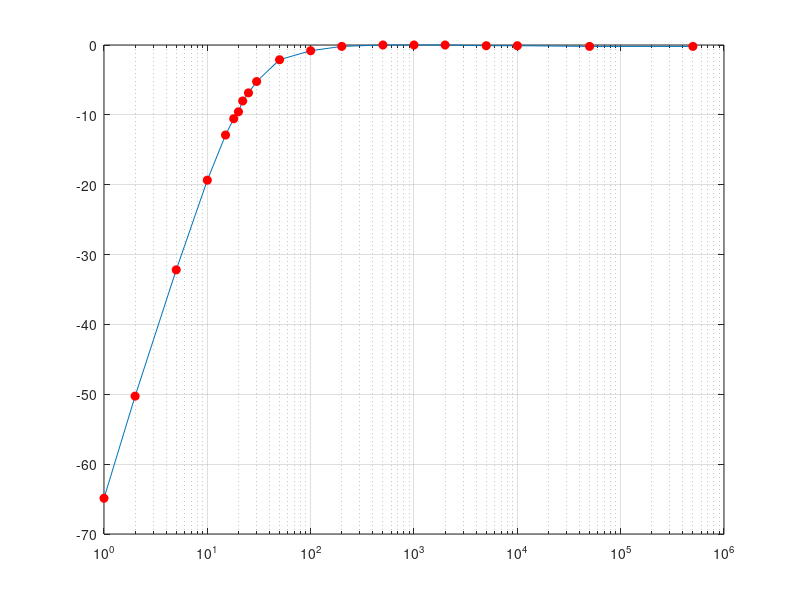
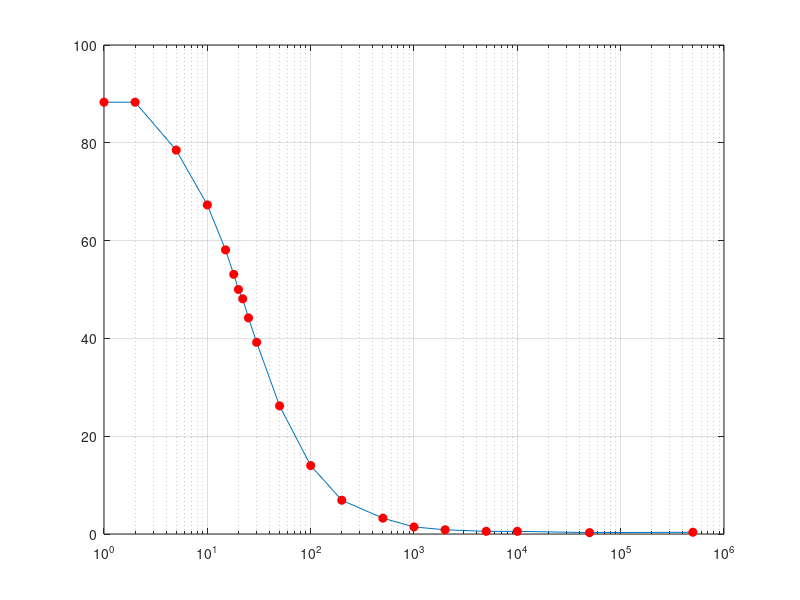

Write MATLAB code to recreate these figures, in order. (Note: this script raises an error after producing the figures.)
% Sallen key ,second order, low pass filter 
close all
clear
clc

set(0,'DefaultFigureWindowStyle','docked');
% dati sperimentali
ampiezza_in=0.1.*[2,2,2,2,2,2,2,2,2,2,2,2,2,2,2,2,2,2,2,2];
ampiezza_out=0.001.*[7.8,16.2,40,76,105,118,124,134,142,154,180,192,198,200,200,200,199,199,198,198];
fase_deg=[88.3,88.3,78.5,67.3,58.1,53.1,50,48.1,44.2,39.2,26.2,14,6.91,3.24,1.44,0.864,0.540,0.540,0.288,0.359]
fase_rad= fase_deg*(pi/180);
frequenza=[1,2,5,10,15,18,20,22,25,30,50,100,200,500,1e3,2e3,5e3,1e4,5e4,5e5];
% length(ampiezza_out)
% length(ampiezza_in)
% length(frequenza)
length(fase_deg)
figure (100)
semilogx(frequenza,20*log(ampiezza_out./ampiezza_in),'o-','MarkerFaceColor','r','MarkerEdgeColor','r')
grid on
figure(101)
semilogx(frequenza,fase_deg,'o-','MarkerFaceColor','r','MarkerEdgeColor','r')
grid on

%%

% parametri
R=82e3
C=100e-9
tau=R*C

% funzione di trasferimento
s=tf('s');
H=(tau*s)/(1+tau*s)

w0=1/tau;
f0=w0/(2*pi)

[mag, phase, wout] = bode(H);
mag = squeeze(mag);
phase = squeeze(phase);

% diagrammi di Bode, modulo e fase
figure(1);

plotoptions = bodeoptions;
plotoptions.Grid = 'on';
plotoptions.FreqUnits = 'Hz';

plot=bodeplot(H,plotoptions)

